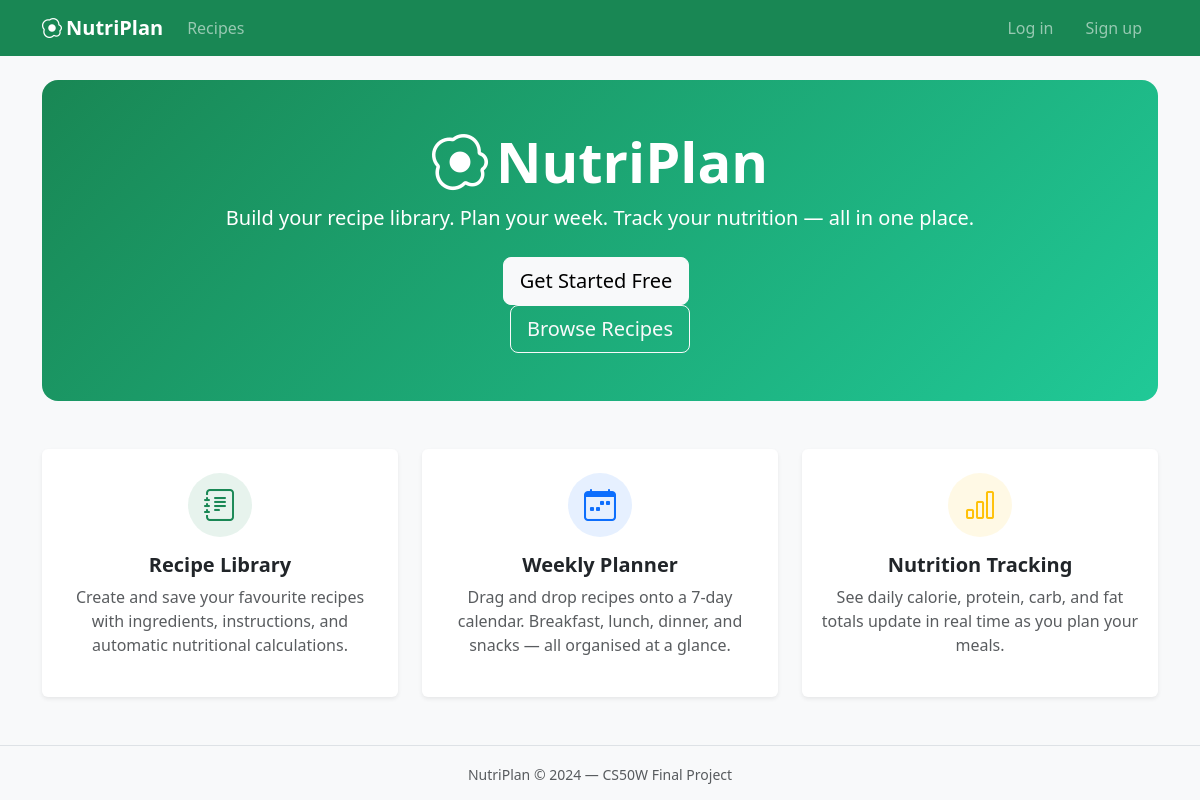
Before: / with the older database file.
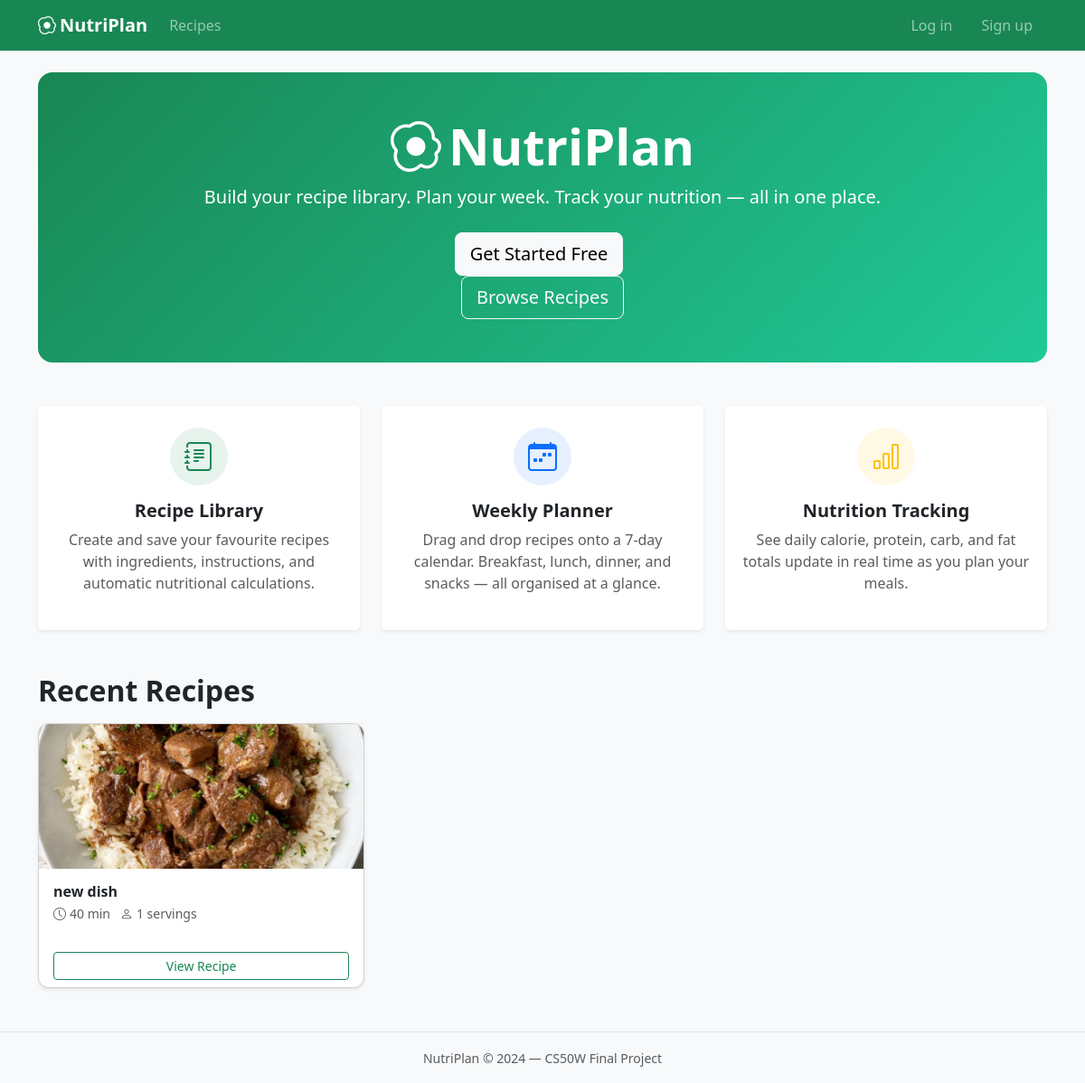
After: the same page with the newer database file.
### nutriplan/models.py (models this page shows, shortened)
class Recipe(models.Model):
    user = models.ForeignKey(User, on_delete=models.CASCADE, related_name='recipes')
    title = models.CharField(max_length=200)
    description = models.TextField(blank=True)
    cuisine = models.CharField(max_length=50, choices=CUISINE_CHOICES, default='other')
    prep_time = models.PositiveIntegerField(help_text='Minutes', default=15)
    cook_time = models.PositiveIntegerField(help_text='Minutes', default=30)
    servings = models.PositiveIntegerField(default=2, validators=[MinValueValidator(1)])
    instructions = models.TextField(blank=True)
    image = models.ImageField(upload_to='recipes/', blank=True, null=True)
    tags = models.ManyToManyField(DietaryTag, blank=True)
    ingredients = models.ManyToManyField(
        Ingredient, through='RecipeIngredient', related_name='recipes'
    )
    created_at = models.DateTimeField(auto_now_add=True)
    updated_at = models.DateTimeField(auto_now=True)
    class Meta:
        ordering = ['-created_at']
    @property
    def total_time(self):
        return self.prep_time + self.cook_time

### nutriplan/views.py (the view)
# urls.py: path('', views.index, name='index'),
def index(request):
    recent = Recipe.objects.select_related('user').prefetch_related('tags')[:6]
    return render(request, 'nutriplan/index.html', {'recent_recipes': recent})

### nutriplan/templates/nutriplan/index.html (shortened to what this page needs)
{% extends "nutriplan/layout.html" %}
{% block content %}
<div class="hero-banner rounded-4 text-white text-center py-5 px-3 mb-5">
  <h1 class="display-4 fw-bold"><i class="bi bi-egg-fried me-2"></i>NutriPlan</h1>
  <p class="lead mb-4">Build your recipe library. Plan your week. Track your nutrition — all in one place.</p>
  {% if user.is_authenticated %}
  <a href="{% url 'planner' %}" class="btn btn-light btn-lg me-2">Open Meal Planner</a>
  <a href="{% url 'recipe_create' %}" class="btn btn-outline-light btn-lg">Add a Recipe</a>
  {% else %}
  <a href="{% url 'register' %}" class="btn btn-light btn-lg me-2">Get Started Free</a>
  <a href="{% url 'recipe_list' %}" class="btn btn-outline-light btn-lg">Browse Recipes</a>
  {% endif %}
</div>
<div class="row g-4 mb-5 text-center">
  <div class="col-md-4">
    <div class="card h-100 border-0 shadow-sm">
      <div class="card-body py-4">
        <div class="feature-icon bg-success bg-opacity-10 rounded-circle mx-auto mb-3">
          <i class="bi bi-journal-text text-success fs-2"></i>
        </div>
        <h5 class="fw-bold">Recipe Library</h5>
        <p class="text-muted">Create and save your favourite recipes with ingredients, instructions, and automatic nutritional calculations.</p>
      </div>
    </div>
  </div>
  <div class="col-md-4">
    <div class="card h-100 border-0 shadow-sm">
      <div class="card-body py-4">
        <div class="feature-icon bg-primary bg-opacity-10 rounded-circle mx-auto mb-3">
          <i class="bi bi-calendar-week text-primary fs-2"></i>
        </div>
        <h5 class="fw-bold">Weekly Planner</h5>
        <p class="text-muted">Drag and drop recipes onto a 7-day calendar. Breakfast, lunch, dinner, and snacks — all organised at a glance.</p>
      </div>
    </div>
  </div>
  <div class="col-md-4">
    <div class="card h-100 border-0 shadow-sm">
      <div class="card-body py-4">
        <div class="feature-icon bg-warning bg-opacity-10 rounded-circle mx-auto mb-3">
          <i class="bi bi-bar-chart text-warning fs-2"></i>
        </div>
        <h5 class="fw-bold">Nutrition Tracking</h5>
        <p class="text-muted">See daily calorie, protein, carb, and fat totals update in real time as you plan your meals.</p>
      </div>
    </div>
  </div>
</div>
{% if recent_recipes %}
<h2 class="fw-bold mb-3">Recent Recipes</h2>
<div class="row g-3">
  {% for recipe in recent_recipes %}
  <div class="col-sm-6 col-lg-4">
    <div class="card h-100 shadow-sm recipe-card">
      {% if recipe.image %}
      <img src="{{ recipe.image.url }}" class="card-img-top recipe-thumb" alt="{{ recipe.title }}">
      {% else %}
      <div class="recipe-thumb-placeholder d-flex align-items-center justify-content-center bg-light">
        <i class="bi bi-egg-fried text-muted fs-1"></i>
      </div>
      {% endif %}
      <div class="card-body">
        <h6 class="card-title fw-bold mb-1">{{ recipe.title }}</h6>
        <p class="text-muted small mb-2">
          <i class="bi bi-clock me-1"></i>{{ recipe.total_time }} min &nbsp;
          <i class="bi bi-person me-1"></i>{{ recipe.servings }} servings
        </p>
      </div>
      <div class="card-footer bg-transparent border-0">
        <a href="{% url 'recipe_detail' recipe.pk %}" class="btn btn-sm btn-outline-success w-100">View Recipe</a>
      </div>
    </div>
  </div>
  {% endfor %}
</div>
{% endif %}
{% endblock %}

Changed rows visible on the page:
added Recipe: image (picture), title "new dish", total_time "40", servings "1"
Other visible differences:
text now shown: "Recent Recipes"
